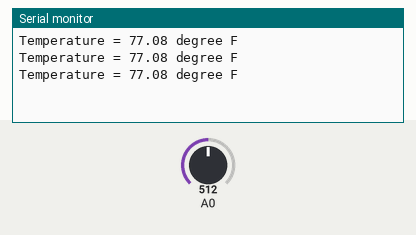
This sketch was run on a simulated Arduino Uno, built with avr-gcc and run on an emulated ATmega328P. On the bench: the last lines printed to the serial monitor. The test bench sets the inputs (shaded band); at power-on: A0 = 512.

Above: at 1.3 s.
1.4 s: A0 set to 716
At 1.9 s:
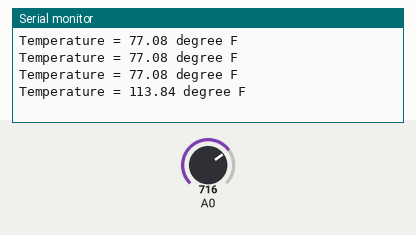
2.9 s: A0 set to 900
At 3.3 s:
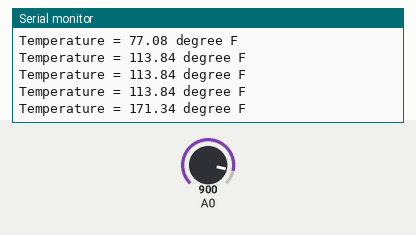
Timing chart, 0 to 5.9 s (numbered marks = the images above; inputs shaded):
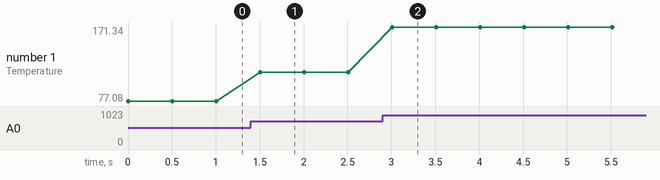

The sketch:

sketch_oct31a.ino
```cpp
const double dVCC = 3.3;             // NodeMCU on board 3.3v vcc
const double dR2 = 10000;            // 10k ohm series resistor
const double dAdcResolution = 1023;  // 10-bit adc

const double dA = 0.001129148;       // thermistor equation parameters
const double dB = 0.000234125;
const double dC = 0.0000000876741;

void setup()
{
  Serial.begin(115200);
}

// ---

void loop()
{
  double dVout, dRth, dTemperature, dAdcValue;

  dAdcValue = analogRead(A0);
  dVout = (dAdcValue * dVCC) / dAdcResolution;
  dRth = (dVCC * dR2 / dVout) - dR2;

//  Steinhart-Hart Thermistor Equation:
//  Temperature in Kelvin = 1 / (A + B[ln(R)] + C[ln(R)]^3)
//  where A = 0.001129148, B = 0.000234125 and C = 8.76741*10^-8
  // Temperature in kelvin
  dTemperature = (1 / (dA + (dB * log(dRth))
    + (dC * pow((log(dRth)), 3))));

  // Temperature in degree celsius
  dTemperature = dTemperature - 273.15;
  dTemperature = (dTemperature * 9/5) + 32;
  Serial.print("Temperature = ");
  Serial.print(dTemperature);
  Serial.println(" degree F");
  delay(500);
}
```

Measured:
- after the input at 1.4 s, the serial monitor: prints a new line after 0.11 s (image 1)
- after the input at 2.9 s, the serial monitor: prints a new line after 0.11 s (image 2)
- plotted number 1: 77.08 → 113.84 after the input at 1.4 s, 113.84 → 171.34 after the input at 2.9 s
